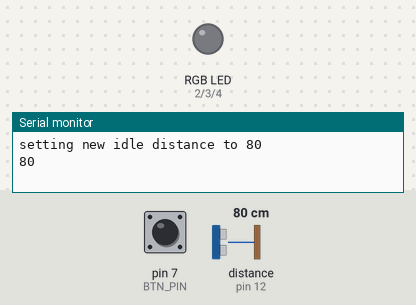
This sketch was run on a simulated Arduino Uno, built with avr-gcc and run on an emulated ATmega328P. On the bench: an RGB LED mixed from three pins (HIGH = lit), the last lines printed to the serial monitor. Inputs (shaded band) come from the test bench; at power-on: distance to the obstacle (sensor on pin 12) 80 cm, pin 7 (BTN_PIN) HIGH. The echo pulse lasts 58.3 µs per cm; dim RGB values are drawn brighter than linear.

Above: at 2.2 s.
2.3 s: distance to the obstacle (sensor on pin 12) set to 74 cm
At 5.3 s:
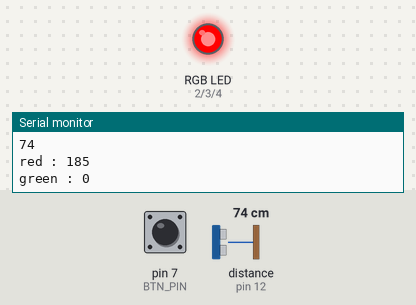
5.7 s: pin 7 (BTN_PIN) pulled LOW for 2.95 s
At 9.4 s:
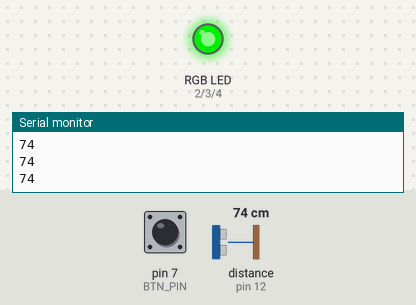
10.1 s: distance to the obstacle (sensor on pin 12) set to 18 cm
At 11.6 s:
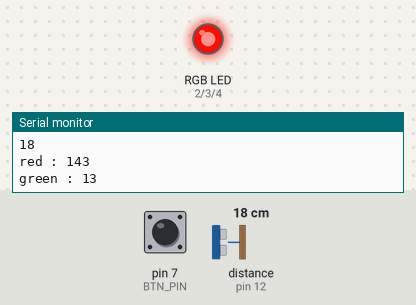
13.5 s: distance to the obstacle (sensor on pin 12) set to 22 cm
At 14.0 s:
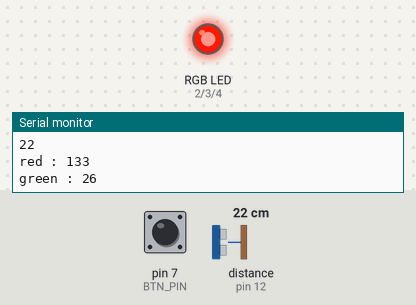
16.9 s: distance to the obstacle (sensor on pin 12) set to 27 cm
At 17.9 s:
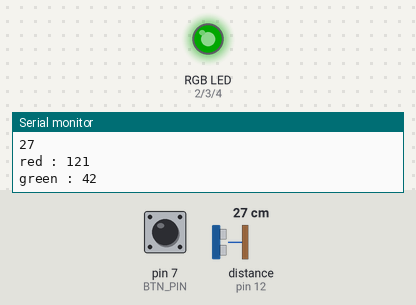
20.3 s: distance to the obstacle (sensor on pin 12) set to 35 cm
At 21.6 s:
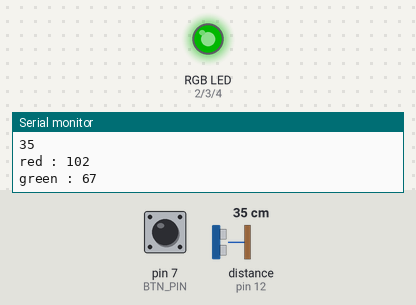
Timing chart, 0 to 23.3 s (numbered marks = the images above; inputs shaded):
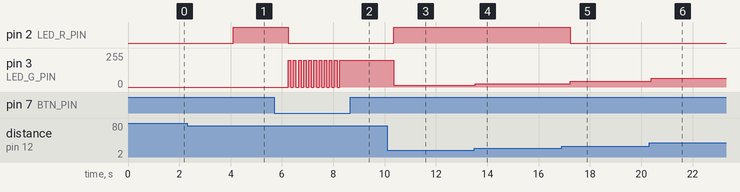

Measured:
- the behaviour switches between 78 and 77 cm on distance to the obstacle (sensor on pin 12) (found by bisection; images 0 and 1)
- the behaviour switches between 24 and 25 cm on distance to the obstacle (sensor on pin 12) (found by bisection; images 4 and 5)
- after the input at 2.3 s, pin 2 (LED_R_PIN): LOW → HIGH after 1.8 s
- after the input at 5.7 s, pin 2 (LED_R_PIN): HIGH → LOW after 0.54 s; pin 3 (LED_G_PIN): alternates 200/255 for 0.10 s and 0/255 for 0.10 s, 21 changes in all, then stays 200/255, starting after 0.54 s
- after the input at 10.1 s, pin 2 (LED_R_PIN): LOW → HIGH after 0.26 s; pin 3 (LED_G_PIN): 200/255 → 13/255 after 0.26 s
- after the input at 13.5 s, pin 3 (LED_G_PIN): 13/255 → 26/255 at once
- after the input at 16.9 s, pin 2 (LED_R_PIN): HIGH → LOW after 0.33 s; pin 3 (LED_G_PIN): 26/255 → 42/255 after 0.33 s
- after the input at 20.3 s, pin 3 (LED_G_PIN): 42/255 → 67/255 after 0.09 s

The sketch:

Parking_Helper.ino
```cpp
//www.elegoo.com
//2016.12.08
#include "SR04.h"
#define BTN_PIN 7
#define LED_R_PIN 2
#define LED_G_PIN 3
#define LED_B_PIN 4
#define TRIG_PIN 12
#define ECHO_PIN 11
#define IDLE_DELAY 3000
#define ACTIVE_DELAY 500
#define BLINK_DELAY 100

SR04 sr04 = SR04(ECHO_PIN, TRIG_PIN);
long currentDist;
long targetDistance;
long idleDistance;
long distEpsilon = 2;
long currentDelay = IDLE_DELAY;
boolean targetHitted = false;

void setup() {
  Serial.begin(9600);
  pinMode(LED_R_PIN, OUTPUT);
  pinMode(LED_G_PIN, OUTPUT);
  pinMode(LED_B_PIN, OUTPUT);
  pinMode(BTN_PIN, INPUT_PULLUP);
  delay(1000);
}

void loop() {
  if (idleDistance == 0) {
    idleDistance = sr04.Distance();
    Serial.print("setting new idle distance to ");
    Serial.println(idleDistance);
  }
  if (digitalRead(BTN_PIN) == LOW) {
    targetDistance = sr04.Distance();
    Serial.print("setting new target distance to ");
    Serial.println(targetDistance);
  }
  currentDist = sr04.Distance();
  Serial.println(currentDist);
  long idleDistDiff = abs(currentDist - idleDistance);
  long targetDistDiff = abs(currentDist - targetDistance);
  if (idleDistDiff <= distEpsilon) {
    currentDelay = IDLE_DELAY;
    setLed(0, 0);
    targetHitted = false;
  } else if (targetDistDiff <= distEpsilon) {
    if (!targetHitted) {
      targetBlink();
      targetHitted = true;
    }
  } else {
    currentDelay = ACTIVE_DELAY;
    int red = max(min(map(targetDistDiff, 0, idleDistance, 10, 200), 200), 0);
    int green = max(min(map(targetDistDiff, 0, 60, 190, 0), 200), 0);
    Serial.print("red : ");
    Serial.println(red);
    Serial.print("green : ");
    Serial.println(green);
    setLed(red, green);
    targetHitted = false;
  }

  delay(currentDelay);
}

void setLed(int r, int g) {
  analogWrite(LED_R_PIN, r);
  analogWrite(LED_G_PIN, g);
}

void targetBlink() {
  for (int i = 0; i < 10; i++) {
    setLed(0, 200);
    delay(BLINK_DELAY);
    setLed(0, 0);
    delay(BLINK_DELAY);
  }
  setLed(0, 200);
}

unsigned long long superMillis() {
  static unsigned long nbRollover = 0;
  static unsigned long previousMillis = 0;
  unsigned long currentMillis = millis();

  if (currentMillis < previousMillis) {
    nbRollover++;
  }
  previousMillis = currentMillis;

  unsigned long long finalMillis = nbRollover;
  finalMillis <<= 32;
  finalMillis +=  currentMillis;
  return finalMillis;
}
```
